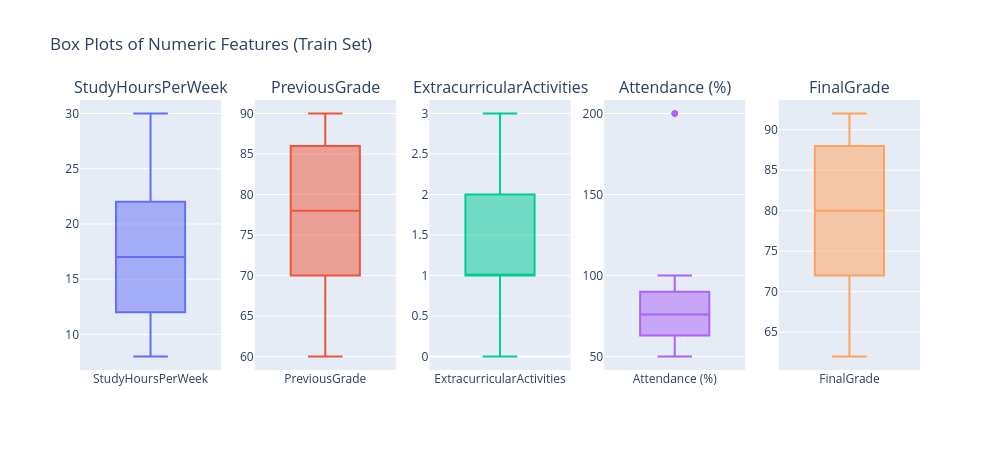

Notebook code cell kept with this figure:
### Markdown cell above
## Cell 8 — EDA: Box Plots of Numeric Features

Box plots show the spread, median, and outliers of each numeric variable.  
This helps us confirm which features need outlier treatment.

### Code cell
# Box plots for numeric features on train set
numeric_cols_plot = ['StudyHoursPerWeek', 'PreviousGrade', 'ExtracurricularActivities',
                     'Attendance (%)', 'FinalGrade']

fig = make_subplots(rows=1, cols=len(numeric_cols_plot),
                    subplot_titles=numeric_cols_plot)

for i, col in enumerate(numeric_cols_plot, 1):
    data = pd.to_numeric(df_train[col], errors='coerce').dropna()
    fig.add_trace(
        go.Box(y=data, name=col, showlegend=False),
        row=1, col=i
    )

fig.update_layout(
    title_text='Box Plots of Numeric Features (Train Set)',
    height=450, width=1000
)
fig.show()

### Figure 1 — Plotly figure (JSON) as saved in the notebook; plotly's stock layout.template omitted (floating-point values rounded to 4 significant figures; data arrays with more than 128 entries replaced by an {"elided": "..."} marker saying what was removed)
{"data": [{"name": "StudyHoursPerWeek", "showlegend": false, "type": "box", "xaxis": "x", "y": {"elided": "762 float values"}, "yaxis": "y"}, {"name": "PreviousGrade", "showlegend": false, "type": "box", "xaxis": "x2", "y": {"elided": "777 float values"}, "yaxis": "y2"}, {"name": "ExtracurricularActivities", "showlegend": false, "type": "box", "xaxis": "x3", "y": {"elided": "765 float values"}, "yaxis": "y3"}, {"name": "Attendance (%)", "showlegend": false, "type": "box", "xaxis": "x4", "y": {"elided": "766 float values"}, "yaxis": "y4"}, {"name": "FinalGrade", "showlegend": false, "type": "box", "xaxis": "x5", "y": {"elided": "768 float values"}, "yaxis": "y5"}], "layout": {"annotations": [{"font": {"size": 16}, "showarrow": false, "text": "StudyHoursPerWeek", "x": 0.084, "xanchor": "center", "xref": "paper", "y": 1, "yanchor": "bottom", "yref": "paper"}, {"font": {"size": 16}, "showarrow": false, "text": "PreviousGrade", "x": 0.292, "xanchor": "center", "xref": "paper", "y": 1, "yanchor": "bottom", "yref": "paper"}, {"font": {"size": 16}, "showarrow": false, "text": "ExtracurricularActivities", "x": 0.5, "xanchor": "center", "xref": "paper", "y": 1, "yanchor": "bottom", "yref": "paper"}, {"font": {"size": 16}, "showarrow": false, "text": "Attendance (%)", "x": 0.708, "xanchor": "center", "xref": "paper", "y": 1, "yanchor": "bottom", "yref": "paper"}, {"font": {"size": 16}, "showarrow": false, "text": "FinalGrade", "x": 0.916, "xanchor": "center", "xref": "paper", "y": 1, "yanchor": "bottom", "yref": "paper"}], "height": 450, "title": {"text": "Box Plots of Numeric Features (Train Set)"}, "width": 1000, "xaxis": {"anchor": "y", "domain": [0, 0.168]}, "xaxis2": {"anchor": "y2", "domain": [0.208, 0.376]}, "xaxis3": {"anchor": "y3", "domain": [0.416, 0.584]}, "xaxis4": {"anchor": "y4", "domain": [0.624, 0.792]}, "xaxis5": {"anchor": "y5", "domain": [0.832, 1]}, "yaxis": {"anchor": "x", "domain": [0, 1]}, "yaxis2": {"anchor": "x2", "domain": [0, 1]}, "yaxis3": {"anchor": "x3", "domain": [0, 1]}, "yaxis4": {"anchor": "x4", "domain": [0, 1]}, "yaxis5": {"anchor": "x5", "domain": [0, 1]}}}
